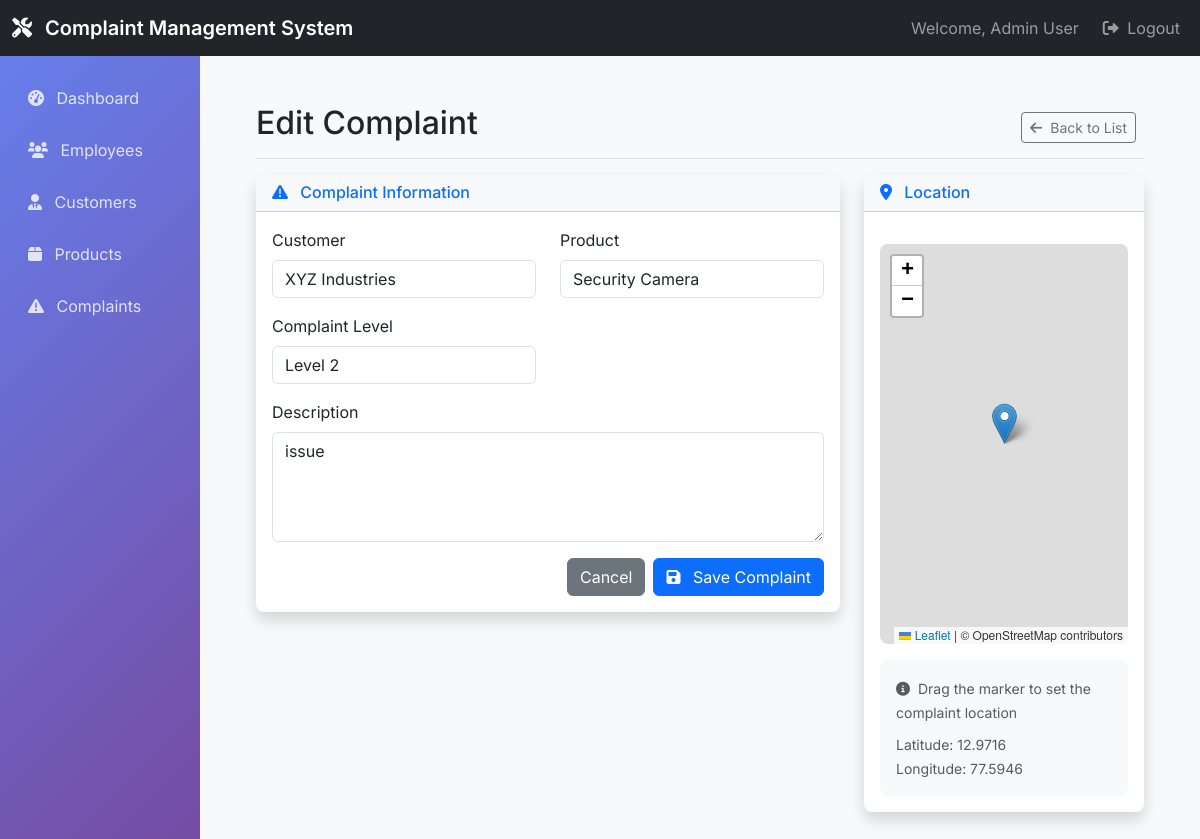
Screenshot of /admin_complaints/4/edit/ (signed in) with the database file from the repository.
### complaints/models.py (models this page shows, shortened)
class User(AbstractUser):
    ROLE_CHOICES = (
        ('admin', 'Admin'),
        ('employee', 'Employee'),
    )
    role = models.CharField(max_length=10, choices=ROLE_CHOICES)

class Complaint(models.Model):
    COMPLAINT_LEVEL_CHOICES = (
        ('Level 1', 'Level 1'),
        ('Level 2', 'Level 2'),
        ('Level 3', 'Level 3'),
    )
    STATUS_CHOICES = (
        ('Pending', 'Pending'),
        ('Closed', 'Closed'),
        ('Not Closed', 'Not Closed'),
    )
    customer = models.ForeignKey(Customer, on_delete=models.CASCADE)
    product = models.ForeignKey(Product, on_delete=models.CASCADE)
    complaint_level = models.CharField(max_length=10, choices=COMPLAINT_LEVEL_CHOICES)
    description = models.TextField()
    location_lat = models.FloatField(blank=True, null=True)
    location_lng = models.FloatField(blank=True, null=True)
    status = models.CharField(max_length=20, choices=STATUS_CHOICES, default='Pending')
    assigned_to = models.ForeignKey(Employee, on_delete=models.SET_NULL, blank=True, null=True)
    created_by = models.ForeignKey(User, on_delete=models.CASCADE, related_name='created_complaints')
    created_at = models.DateTimeField(auto_now_add=True)

### complaints/views.py (the view)
# urls.py: path('admin_complaints/<int:pk>/edit/', views.complaint_edit, name='complaint_edit'),
@login_required
@user_passes_test(is_admin)
def complaint_edit(request, pk):
    complaint = get_object_or_404(Complaint, pk=pk)
    if request.method == 'POST':
        form = ComplaintForm(request.POST, instance=complaint)
        if form.is_valid():
            form.save()
            messages.success(request, 'Complaint updated successfully')
            return redirect('complaint_list')
    else:
        form = ComplaintForm(instance=complaint)
    return render(request, 'admin_section/complaint_form.html', {'form': form, 'title': 'Edit Complaint'})

### complaints/forms.py
class ComplaintForm(forms.ModelForm):
    location_lat = forms.FloatField(
        widget=forms.HiddenInput(),
        required=False
    )
    location_lng = forms.FloatField(
        widget=forms.HiddenInput(),
        required=False
    )
    class Meta:
        model = Complaint
        fields = ['customer', 'product', 'complaint_level', 'description', 'location_lat', 'location_lng']
        widgets = {
            'customer': forms.Select(attrs={'class': 'form-control'}),
            'product': forms.Select(attrs={'class': 'form-control'}),
            'complaint_level': forms.Select(attrs={'class': 'form-control'}),
            'description': forms.Textarea(attrs={'class': 'form-control', 'rows': 4}),
        }

### complaints/models.py (called while the page is built)
    def __str__(self):
        return self.name

    def __str__(self):
        return self.name

### complaints/views.py (called while the page is built)
def is_admin(user):
    return user.is_authenticated and user.role == 'admin'

### templates/admin_section/complaint_form.html (shortened to what this page needs)
{% extends 'base.html' %}
{% block extra_css %}
<link rel="stylesheet" href="https://unpkg.com/leaflet@1.9.4/dist/leaflet.css" />
{% endblock %}
{% block content %}
<div class="d-flex justify-content-between flex-wrap flex-md-nowrap align-items-center pt-3 pb-2 mb-3 border-bottom">
    <h1 class="h2">{{ title }}</h1>
    <div class="btn-toolbar mb-2 mb-md-0">
        <div class="btn-group me-2">
            <a href="{% url 'complaint_list' %}" class="btn btn-sm btn-outline-secondary">
                <i class="fas fa-arrow-left me-1"></i>
                Back to List
            </a>
        </div>
    </div>
</div>
<div class="row">
    <div class="col-md-8">
        <div class="card border-0 shadow">
            <div class="card-header bg-light">
                <h6 class="m-0 font-weight-bold text-primary">
                    <i class="fas fa-exclamation-triangle me-2"></i>
                    Complaint Information
                </h6>
            </div>
            <div class="card-body">
                <form method="post">
                    <div class="row">
                        <div class="col-md-6 mb-3">
                            <label for="{{ form.customer.id_for_label }}" class="form-label">Customer</label>
                            {{ form.customer }}
                        </div>
                        <div class="col-md-6 mb-3">
                            <label for="{{ form.product.id_for_label }}" class="form-label">Product</label>
                            {{ form.product }}
                        </div>
                    </div>
                    <div class="row">
                        <div class="col-md-6 mb-3">
                            <label for="{{ form.complaint_level.id_for_label }}" class="form-label">Complaint Level</label>
                            {{ form.complaint_level }}
                        </div>
                    </div>
                    <div class="mb-3">
                        <label for="{{ form.description.id_for_label }}" class="form-label">Description</label>
                        {{ form.description }}
                    </div>
                    <div class="d-flex justify-content-end">
                        <a href="{% url 'complaint_list' %}" class="btn btn-secondary me-2">Cancel</a>
                        <button type="submit" class="btn btn-primary">
                            <i class="fas fa-save me-2"></i>
                            Save Complaint
                        </button>
                    </div>
                </form>
            </div>
        </div>
    </div>
    <div class="col-md-4">
        <div class="card border-0 shadow">
            <div class="card-header bg-light">
                <h6 class="m-0 font-weight-bold text-primary">
                    <i class="fas fa-map-marker-alt me-2"></i>
                    Location
                </h6>
            </div>
            <div class="card-body">
                <div id="map"></div>
                <div class="location-info">
                    <small class="text-muted">
                        <i class="fas fa-info-circle me-1"></i>
                        Drag the marker to set the complaint location
                    </small>
                    <div class="mt-2">
                        <small class="text-muted">Latitude: <span id="lat-display">12.9716</span></small><br>
                        <small class="text-muted">Longitude: <span id="lng-display">77.5946</span></small>
                    </div>
                </div>
            </div>
        </div>
    </div>
</div>
{% endblock %}

### templates/base.html (shortened to what this page needs)
<!DOCTYPE html>
<html lang="en">
<head>
    <link href="https://cdn.jsdelivr.net/npm/bootstrap@5.3.0/dist/css/bootstrap.min.css" rel="stylesheet">
    <link href="https://cdnjs.cloudflare.com/ajax/libs/font-awesome/6.0.0/css/all.min.css" rel="stylesheet">
    {% block extra_css %}{% endblock %}
</head>
<body>
    {% if user.is_authenticated %}
    <nav class="navbar navbar-expand-lg navbar-dark bg-dark">
        <div class="container-fluid">
            <a class="navbar-brand" href="#">
                <i class="fas fa-tools me-2"></i>
                Complaint Management System
            </a>
            <div class="navbar-nav ms-auto">
                <span class="navbar-text me-3">
                    Welcome, {{ user.get_full_name|default:user.username }}
                </span>
                <a class="nav-link" href="{% url 'logout' %}">
                    <i class="fas fa-sign-out-alt me-1"></i>
                    Logout
                </a>
            </div>
        </div>
    </nav>
    {% endif %}
    <div class="container-fluid">
        <div class="row">
            {% if user.is_authenticated %}
            <nav class="col-md-3 col-lg-2 d-md-block sidebar collapse">
                <div class="position-sticky pt-3">
                    {% if user.role == 'admin' %}
                    <ul class="nav flex-column">
                        <li class="nav-item">
                            <a class="nav-link" href="{% url 'admin_dashboard' %}">
                                <i class="fas fa-tachometer-alt me-2"></i>
                                Dashboard
                            </a>
                        </li>
                        <li class="nav-item">
                            <a class="nav-link" href="{% url 'employee_list' %}">
                                <i class="fas fa-users me-2"></i>
                                Employees
                            </a>
                        </li>
                        <li class="nav-item">
                            <a class="nav-link" href="{% url 'customer_list' %}">
                                <i class="fas fa-user-tie me-2"></i>
                                Customers
                            </a>
                        </li>
                        <li class="nav-item">
                            <a class="nav-link" href="{% url 'product_list' %}">
                                <i class="fas fa-box me-2"></i>
                                Products
                            </a>
                        </li>
                        <li class="nav-item">
                            <a class="nav-link" href="{% url 'complaint_list' %}">
                                <i class="fas fa-exclamation-triangle me-2"></i>
                                Complaints
                            </a>
                        </li>
                    </ul>
                    {% endif %}
                </div>
            </nav>
            {% endif %}
            <main class="col-md-9 ms-sm-auto col-lg-10 px-md-4">
                <div class="main-content">
                    {% block content %}{% endblock %}
                </div>
            </main>
        </div>
    </div>
</body>
</html>

### templates/base.html (style rules this page uses)
body { font-family: 'Inter', sans-serif; background-color: #f8f9fa; }
.navbar-brand { font-weight: 600; }
.card { border: none; box-shadow: 0 0.125rem 0.25rem rgba(0, 0, 0, 0.075); border-radius: 0.5rem; }
.btn-primary { background-color: #0d6efd; border-color: #0d6efd; }
.sidebar { min-height: 100vh; background: linear-gradient(135deg, #667eea 0%, #764ba2 100%); }
.sidebar .nav-link { color: rgba(255, 255, 255, 0.8); padding: 0.75rem 1rem; border-radius: 0.375rem; margin: 0.125rem 0; }
.main-content { padding: 2rem; }

### templates/admin_section/complaint_form.html (style rules this page uses)
#map { height: 400px; width: 100%; border-radius: 0.5rem; margin-top: 1rem; }
.location-info { background-color: #f8f9fa; padding: 1rem; border-radius: 0.5rem; margin-top: 1rem; }

### rows the page displays
User: get_full_name "Admin User"
Complaint: customer "XYZ Industries", product "Security Camera", complaint_level "Level 2", description "issue"

### other values shown
{{ title }} "Edit Complaint"
